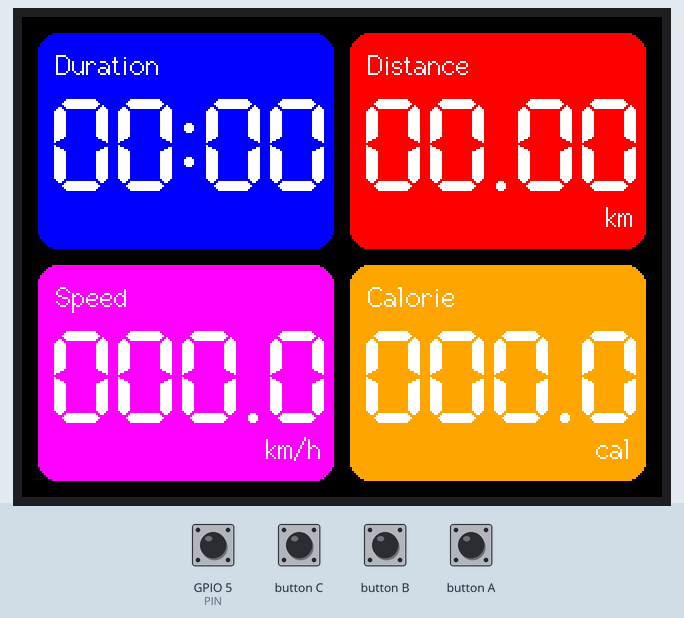
The sketch below on a simulated ESP32. On the bench: 320×240 colour display. Inputs (shaded band) come from the test bench; at power-on: GPIO 5 (PIN) HIGH.

Above: at 1.4 s.
1.5 s: GPIO 5 (PIN) pulled LOW for 0.15 s
At 3.0 s:
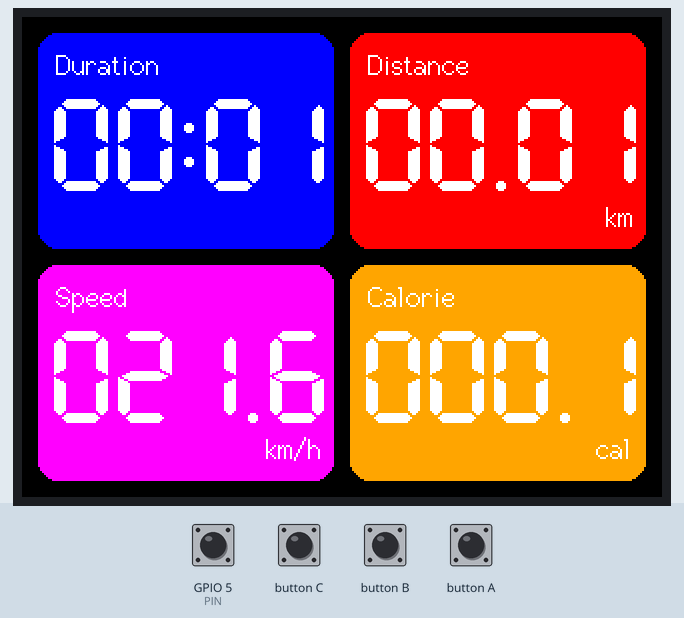
4.6 s: GPIO 5 (PIN) pulled LOW for 1 s
At 8.5 s:
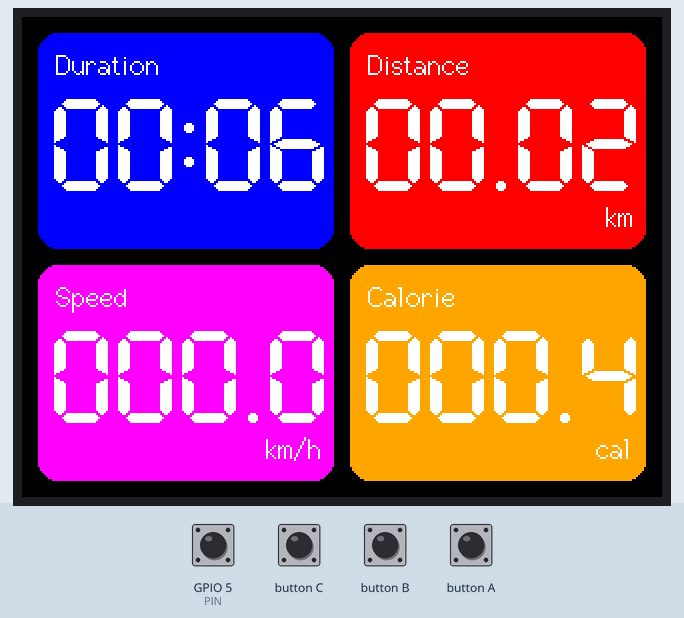
Timing chart, 0 to 10.0 s (numbered marks = the images above; inputs shaded):
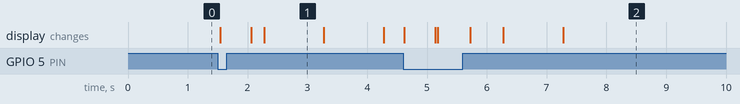

The sketch:

IndoorBikeMeter.ino
```cpp
/**
 * @file IndoorBikeMeter.ino
 * @brief エアロバイク用メーター
 * @author Watanabe Toshinori
 * @date 2020/05/24
 */

#include <M5Stack.h>
#include <Ticker.h>

// オーディオジャックと接続したPIN
const int PIN = 5;

// ペダル1回転あたりの距離
const float perDistance = 0.006;
// ペダル1回転あたりのカロリー
const float perCalorie = 0.12;

// 最大値
const long maxDuration = 5999000; // 99:59
const float maxDistance = 99.99;
const float maxCalorie = 999.9;

// アイドル状態と判定するまでのミリ秒
const long idleDuration = 3000; // 3 sec

// 現在の計測値
long currentDuration = 0;
float currentDistance = 0;
float currentSpeed = 0;
float currentCalorie = 0;
long currentIdleDuration = idleDuration;

// 現在の表示値
char durationValue[6];
char distanceValue[6];
char calorieValue[6];
char speedValue[6];

// 経過時間計測用
Ticker ticker;

/**
 * M5Stackのセットアップ
 */
void setup() {
  M5.begin();

  // PINをプルアップに設定
  pinMode(PIN, INPUT_PULLUP);

  // 画面表示
  M5.Lcd.setTextColor(WHITE);

  M5.Lcd.fillRoundRect(8, 8, 148, 108, 10, BLUE);
  M5.Lcd.drawString("Duration", 17, 16, 2);
  M5.Lcd.drawString("00:00", 14, 40, 7);

  M5.Lcd.fillRoundRect(164, 8, 148, 108, 10, RED);
  M5.Lcd.drawString("Distance", 173, 16, 2);
  M5.Lcd.drawString("00.00", 170, 40, 7);
  M5.Lcd.drawString("km", 292, 92, 2);

  M5.Lcd.fillRoundRect(8, 124, 148, 108, 10, PINK);
  M5.Lcd.drawString("Speed", 17, 132, 2);
  M5.Lcd.drawString("000.0", 14, 156, 7);
  M5.Lcd.drawString("km/h", 122, 208, 2);

  M5.Lcd.fillRoundRect(164, 124, 148, 108, 10, ORANGE);
  M5.Lcd.drawString("Calorie", 173, 132, 2);
  M5.Lcd.drawString("000.0", 170, 156, 7);
  M5.Lcd.drawString("cal", 287, 208, 2);

  // 経過時間の計測を開始
  ticker.attach(1, updateSecond);

}

/**
 * M5Stackのループ
 */
void loop() {
  if (M5.BtnA.wasPressed()) {
    // Aボタンでリセット
    M5.Power.reset();
  }

  int value = digitalRead(PIN);
  if (value == LOW) {
    // エアロバイクを回転すると通電する

    // アイドル状態をリセット
    currentIdleDuration = 0;

    // 経過時間とカロリーを加算
    currentDistance = min(currentDistance + perDistance, maxDistance);
    currentCalorie = min(currentCalorie + perCalorie, maxCalorie);

    updateDistance();
    updateCalorie();

    delay(500);
  }

  // 画面を更新
  updateDuration();
  updateSpeed();

  M5.update();
}

/**
 * 経過時間を加算します
 */
void updateSecond() {
  // アイドル状態でなければ経過時間を加算
  if (currentIdleDuration < idleDuration) {
    currentDuration += 1000;
  }

  currentIdleDuration += 1000;
}

/**
 * 経過時間の表示を更新します
 */
void updateDuration() {
  // ミリ秒を分、秒に変換
  int minutes = currentDuration / 1000 / 60;
  int seconds = (currentDuration - (60000 * minutes)) / 1000;

  char buffer[6];
  sprintf(buffer, "%02d:%02d", minutes, seconds);

  if (strcmp(durationValue, buffer) != 0) {
    strncpy(durationValue, buffer, 6);

    M5.Lcd.fillRoundRect(8, 8, 148, 108, 10, BLUE);
    M5.Lcd.drawString("Duration", 17, 16, 2);
    M5.Lcd.drawString(durationValue, 14, 40, 7);
  }
}

/**
 * 距離の表示を更新します
 */
void updateDistance() {
  char buffer[6];
  sprintf(buffer, "%05.2f", currentDistance);

  if (strcmp(distanceValue, buffer) != 0) {
    strncpy(distanceValue, buffer, 6);

    M5.Lcd.fillRoundRect(164, 8, 148, 108, 10, RED);
    M5.Lcd.drawString("Distance", 173, 16, 2);
    M5.Lcd.drawString(distanceValue, 170, 40, 7);
    M5.Lcd.drawString("km", 292, 92, 2);
  }
}

/**
 * カロリーの表示を更新します
 */
void updateCalorie() {
  char buffer[6];
  sprintf(buffer, "%05.1f", currentCalorie);

  if (strcmp(calorieValue, buffer) != 0) {
    strncpy(calorieValue, buffer, 6);

    M5.Lcd.fillRoundRect(164, 124, 148, 108, 10, ORANGE);
    M5.Lcd.drawString("Calorie", 173, 132, 2);
    M5.Lcd.drawString(calorieValue, 170, 156, 7);
    M5.Lcd.drawString("cal", 287, 208, 2);
  }
}

/**
 * 速度の表示を更新します
 */
void updateSpeed() {
  char buffer[6];

  if (currentIdleDuration < idleDuration) {
    // 時速を算出
    int seconds = currentDuration/ 1000;
    currentSpeed = (currentDistance / seconds) * 3600;
    sprintf(buffer, "%05.1f", currentSpeed);
  } else {
    // アイドル状態なら000.0固定
    sprintf(buffer, "000.0");
  }

  if (strcmp(speedValue, buffer) != 0) {
    strncpy(speedValue, buffer, 6);

    M5.Lcd.fillRoundRect(8, 124, 148, 108, 10, PINK);
    M5.Lcd.drawString("Speed", 17, 132, 2);
    M5.Lcd.drawString(speedValue, 14, 156, 7);
    M5.Lcd.drawString("km/h", 122, 208, 2);
  }
}
```

Measured:
- after the input at 1.5 s, the display: first changes at once (image 1 shows a later state)
- after the input at 4.6 s, the display: first changes at once (image 2 shows a later state)
- what the display in image 1 shows lasts 1.0 s, from 2.3 s to 3.3 s
